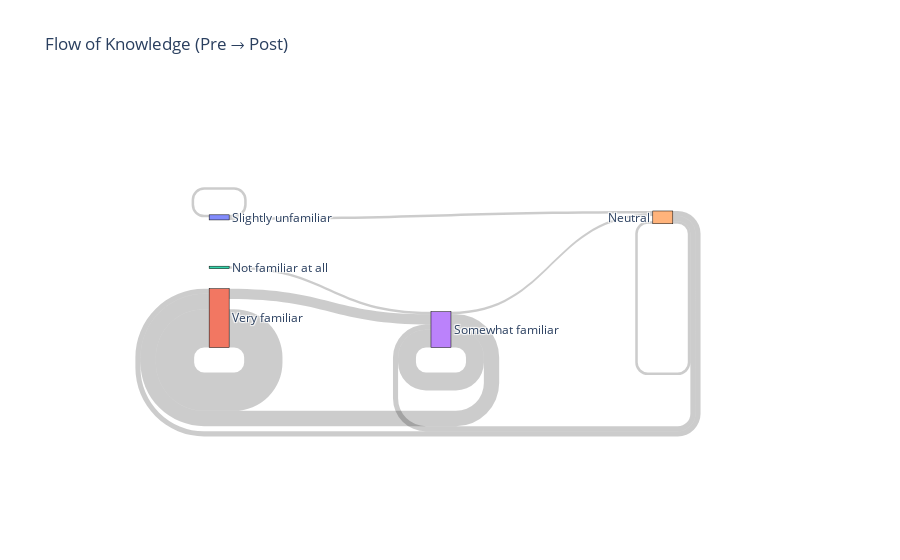

The cell this chart's notebook holds for it:
### Code cell
import plotly.graph_objects as go

# Get counts
transition_counts = merged_df.groupby(
    ["BPS_knowledge_pre", "BPS_knowledge_post"]
).size().reset_index(name="count")

# Map categories to indices
labels = list(set(transition_counts["BPS_knowledge_pre"]) | set(transition_counts["BPS_knowledge_post"]))
label_to_id = {label: i for i, label in enumerate(labels)}

# Build Sankey
fig = go.Figure(data=[go.Sankey(
    node=dict(
        pad=20,
        thickness=20,
        line=dict(color="black", width=0.5),
        label=labels
    ),
    link=dict(
        source=transition_counts["BPS_knowledge_pre"].map(label_to_id),
        target=transition_counts["BPS_knowledge_post"].map(label_to_id),
        value=transition_counts["count"]
    )
)])
fig.update_layout(title="Flow of Knowledge (Pre → Post)", font_size=12)
fig.show()

### Figure 1 — Plotly figure (JSON) as saved in the notebook; plotly's stock layout.template omitted (floating-point values rounded to 4 significant figures)
{"data": [{"link": {"source": [4, 4, 4, 2, 0, 0, 3, 3, 3, 1, 1], "target": [4, 3, 1, 3, 4, 0, 4, 3, 1, 3, 1], "value": [1, 2, 2, 1, 1, 1, 1, 7, 6, 4, 15]}, "node": {"label": ["Slightly unfamiliar", "Very familiar", "Not familiar at all", "Somewhat familiar", "Neutral"], "line": {"color": "black", "width": 0.5}, "pad": 20, "thickness": 20}, "type": "sankey"}], "layout": {"font": {"size": 12}, "title": {"text": "Flow of Knowledge (Pre → Post)"}}}
